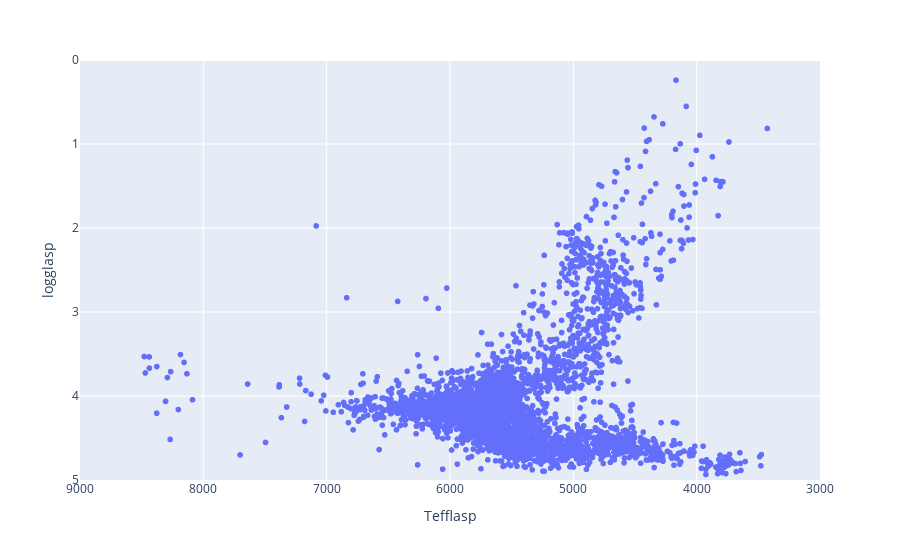

Notebook cell for this chart:
### Code cell
fig = px.scatter(baseMolde, x="Tefflasp", y="logglasp")
fig.update_xaxes(range=[9000, 3000])
fig.update_yaxes(range=[5, 0])
fig.show()

### Figure 1 — Plotly figure (JSON) as saved in the notebook; plotly's stock layout.template omitted (floating-point values rounded to 4 significant figures; data arrays with more than 128 entries replaced by an {"elided": "..."} marker saying what was removed)
{"data": [{"hovertemplate": "Tefflasp=%{x}<br>logglasp=%{y}<extra></extra>", "legendgroup": "", "marker": {"color": "#636efa", "symbol": "circle"}, "mode": "markers", "name": "", "showlegend": false, "type": "scattergl", "x": {"elided": "3442 float values"}, "xaxis": "x", "y": {"elided": "3442 float values"}, "yaxis": "y"}], "layout": {"legend": {"tracegroupgap": 0}, "margin": {"t": 60}, "xaxis": {"anchor": "y", "domain": [0, 1], "range": [9000, 3000], "title": {"text": "Tefflasp"}}, "yaxis": {"anchor": "x", "domain": [0, 1], "range": [5, 0], "title": {"text": "logglasp"}}}}
